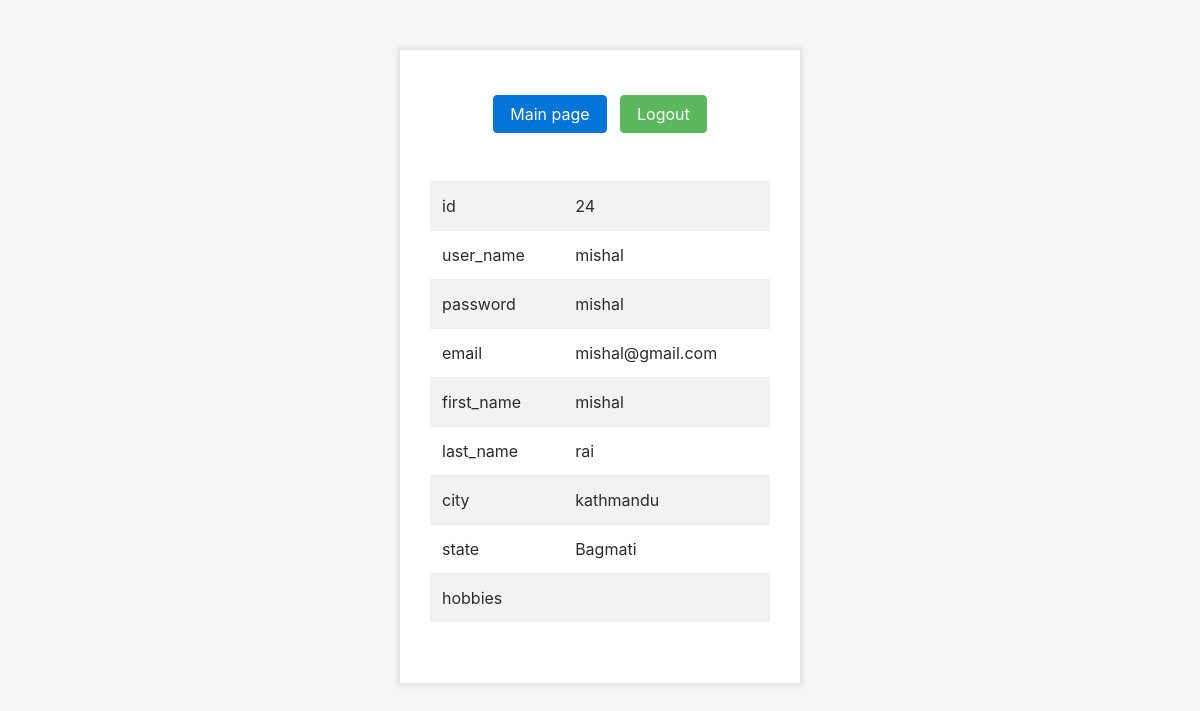
/view_profile.php (signed in), run on the app's committed database.
### tables this page shows
CREATE TABLE IF NOT EXISTS `user` (
  `id` int(10) NOT NULL AUTO_INCREMENT,
  `user_name` varchar(20) NOT NULL,
  `password` char(41) NOT NULL,
  `email` varchar(50) NOT NULL,
  `first_name` varchar(20) NOT NULL,
  `last_name` varchar(20) NOT NULL,
  `city` varchar(20) NOT NULL,
  `state` char(40) NOT NULL,
  `hobbies` varchar(255) NOT NULL,
  PRIMARY KEY (`id`),
  UNIQUE KEY `user_name` (`user_name`,`email`)
);

### inc/db.inc.php (called while the page is built, shortened)
<?php
    function connect_db(){
        $conn = new mysqli( DB_HOST, DB_USER, DB_PASSWORD, DB_NAME );
        return $conn;
    }

### modals/user.php (called while the page is built, shortened)
<?php
    include ('inc/db.inc.php');
    class user{
        protected $conn;
        function __construct() {
           $this-> conn = connect_db();
        }
        function getdata( $email){
            $query = sprintf( "SELECT * FROM user WHERE `email`='%s'", $email );
            $result = $this->conn->query($query);
            if( $result->num_rows > 0){
                return $result->fetch_assoc();
            }else{
                return false;
            }
        }
    }
    $user = new user;

### controller/view_profile.ctrl.php (called while the page is built)
<?php
    include('modals/user.php');
    $email= $_SESSION['email'];
    if( $user->getdata($email) ){
        $data = $user->getdata($email);
    }else{
        echo "error";
        $error ="Error on fetching data";
    }
?>

### view_profile.php (the view, shortened to what this page needs)
<?php
    include('header.php');
    include('controller/view_profile.ctrl.php');
?>
<div class="user-panel">
    <div class="sec">
        <div class="text-center">
            <a class="btn btn-primary" href="main.php">Main page</a> &nbsp;
            <a class="btn btn-success" href="logout.php">Logout</a>
        </div>
        <br/>
        <br/>
        <table class="table table-striped">
            <tbody>
                <?php
                    foreach ($data as $key=>$val){
                ?>
                <tr>
                        <td><?php  echo $key; ?></td>
                        <td><?php echo $val; ?></td>
                </tr>
                <?php }?>
            </tbody>
        </table>
    </div>
</div>
<?php
    include('footer.php');
?>

### header.php (shortened to what this page needs)
<!DOCTYPE html>
<html>
    <head>
        <link rel="stylesheet" type="text/css" href="assets/css/bootstrap.min.css">
        <link rel="stylesheet" type="text/css" href="assets/css/main.css">
    </head>
    <body>

### footer.php
    </body>
</html>

### assets/css/main.css (style rules this page uses)
body { background: #F4F6F8; }
.user-panel form, .user-panel .sec { background-color: #fff; padding: 45px 30px; box-shadow: 0px 0px 5px 3px #e2e2e2; }
.user-panel { width: 400px; margin: 50px auto; }

### data on the page
user: id "24", user_name "mishal", password "mishal", email "mishal@gmail.com", first_name "mishal", last_name "rai", city "kathmandu", state "Bagmati"

### other printed values
$key "id"
$key "user_name"
$key "password"
$key "email"
$key "first_name"
$key "last_name"
$key "city"
$key "state"
$key "hobbies"
